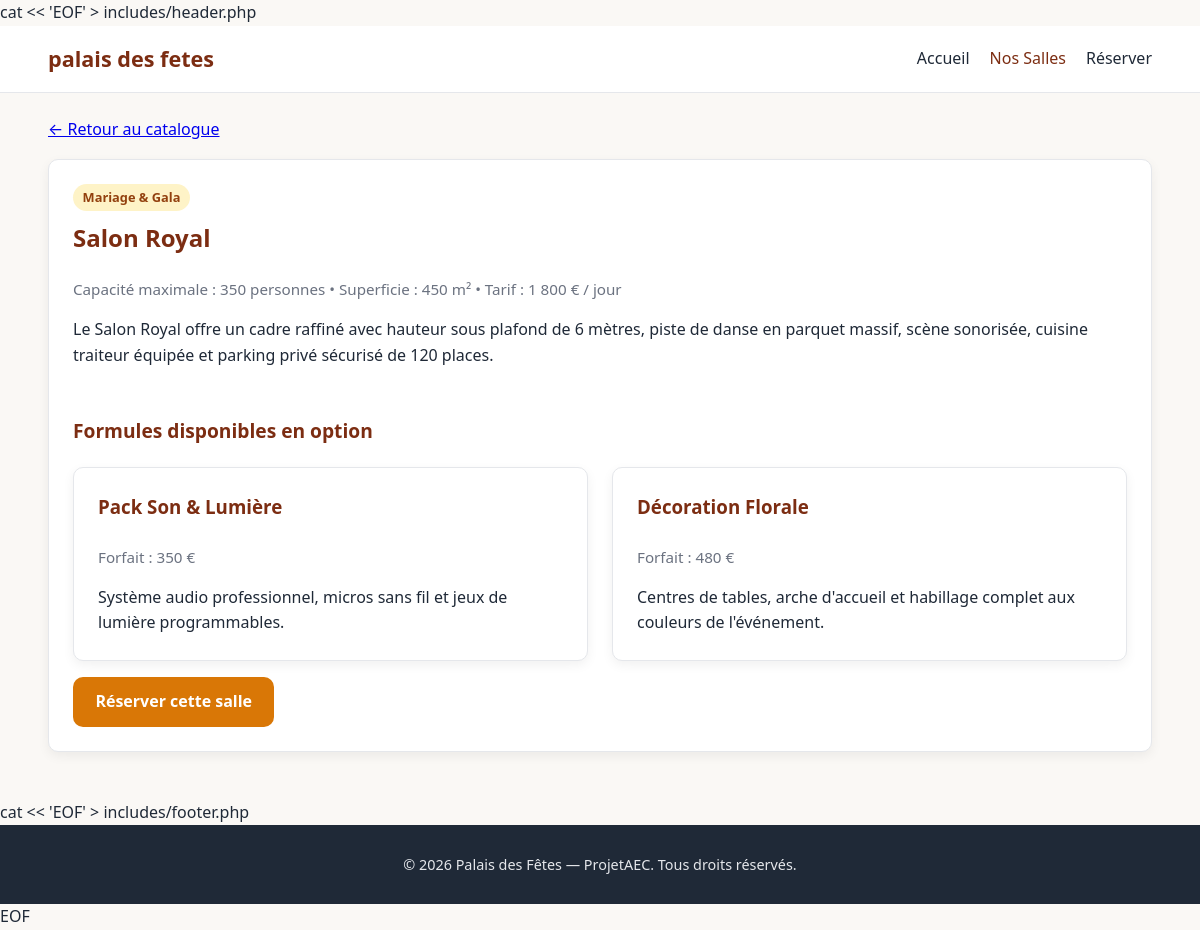
The app's page /detail.php with its own data.
### tables this page shows
CREATE TABLE IF NOT EXISTS `salles` (
  `id` INT UNSIGNED NOT NULL AUTO_INCREMENT,
  `nom` VARCHAR(120) NOT NULL,
  `categorie` VARCHAR(80) NOT NULL,
  `capacite` INT UNSIGNED NOT NULL,
  `superficie` INT UNSIGNED NOT NULL,
  `tarif` INT UNSIGNED NOT NULL,
  `resume` VARCHAR(255) NOT NULL,
  `description` TEXT NOT NULL,
  PRIMARY KEY (`id`)
);

CREATE TABLE IF NOT EXISTS `formules` (
  `id` INT UNSIGNED NOT NULL AUTO_INCREMENT,
  `salle_id` INT UNSIGNED NOT NULL,
  `nom` VARCHAR(120) NOT NULL,
  `tarif` INT UNSIGNED NOT NULL,
  `description` VARCHAR(255) NOT NULL,
  PRIMARY KEY (`id`),
  KEY `idx_formules_salle_id` (`salle_id`),
  CONSTRAINT `fk_formules_salle`
    FOREIGN KEY (`salle_id`) REFERENCES `salles` (`id`)
    ON DELETE CASCADE ON UPDATE CASCADE
);

### detail.php (the view, shortened to what this page needs)
<?php
require_once __DIR__ . '/config/db.php';
$id = isset($_GET['id']) ? (int) $_GET['id'] : 0;
$stmtSalle = $pdo->prepare('SELECT id, nom, categorie, capacite, superficie, tarif, description FROM salles WHERE id = :id');
$stmtSalle->execute([':id' => $id]);
$salle = $stmtSalle->fetch();
if (!$salle) {
    $salle = $pdo->query('SELECT id, nom, categorie, capacite, superficie, tarif, description FROM salles ORDER BY id ASC LIMIT 1')->fetch();
}
$stmtFormules = $pdo->prepare('SELECT id, nom, tarif, description FROM formules WHERE salle_id = :salle_id ORDER BY id ASC');
$stmtFormules->execute([':salle_id' => (int) $salle['id']]);
$formules = $stmtFormules->fetchAll();
require_once __DIR__ . '/includes/header.php';
?>
  <main class="conteneur">
    <p style="margin-top: 1.5rem;"><a href="catalogue.php">&larr; Retour au catalogue</a></p>
    <article class="carte" style="margin-top: 1rem;">
      <div>
        <span class="badge"><?= htmlspecialchars($salle['categorie'], ENT_QUOTES, 'UTF-8') ?></span>
        <h1 class="section-titre" style="margin-top: 0.5rem;"><?= htmlspecialchars($salle['nom'], ENT_QUOTES, 'UTF-8') ?></h1>
        <p class="meta">
          Capacité maximale : <?= (int) $salle['capacite'] ?> personnes •
          Superficie : <?= (int) $salle['superficie'] ?> m² •
          Tarif : <?= number_format((int) $salle['tarif'], 0, ',', ' ') ?> € / jour
        </p>
        <p style="margin-top: 1rem;"><?= htmlspecialchars($salle['description'], ENT_QUOTES, 'UTF-8') ?></p>
      </div>
      <section aria-labelledby="titre-formules">
        <h2 id="titre-formules" class="section-titre" style="font-size: 1.2rem;">Formules disponibles en option</h2>
        <div class="grille-cartes">
          <?php foreach ($formules as $formule): ?>
            <div class="carte">
              <h3><?= htmlspecialchars($formule['nom'], ENT_QUOTES, 'UTF-8') ?></h3>
              <p class="meta">Forfait : <?= (int) $formule['tarif'] ?> €</p>
              <p><?= htmlspecialchars($formule['description'], ENT_QUOTES, 'UTF-8') ?></p>
            </div>
          <?php endforeach; ?>
        </div>
      </section>
      <div>
        <a href="reservation.php?salle=<?= (int) $salle['id'] ?>" class="btn btn-primaire">Réserver cette salle</a>
      </div>
    </article>
  </main>
<?php
require_once __DIR__ . '/includes/footer.php';
?>

### css/style.css (style rules this page uses)
:root { --couleur-primaire: #7c2d12; --couleur-secondaire: #d97706; --couleur-fond: #faf8f5; --couleur-surface: #ffffff; --couleur-texte: #1f2937; --couleur-texte-doux: #6b7280; --bordure: #e5e7eb; --rayon: 10px; --ombre: 0 4px 12px rgba(0, 0, 0, 0.06); }
* { box-sizing: border-box; margin: 0; padding: 0; }
body { font-family: system-ui, -apple-system, Segoe UI, Roboto, sans-serif; background-color: var(--couleur-fond); color: var(--couleur-texte); line-height: 1.6; display: flex; flex-direction: column; min-height: 100vh; }
.conteneur { width: min(1140px, 92%); margin: 0 auto; }
.btn { display: inline-block; padding: 0.75rem 1.4rem; border-radius: var(--rayon); text-decoration: none; font-weight: 600; border: none; cursor: pointer; }
.btn-primaire { background-color: var(--couleur-secondaire); color: #ffffff; }
main { flex: 1; padding-bottom: 3rem; }
.section-titre { margin: 2rem 0 1.25rem; font-size: 1.5rem; color: var(--couleur-primaire); }
.grille-cartes { display: grid; grid-template-columns: repeat(auto-fit, minmax(280px, 1fr)); gap: 1.5rem; }
.carte { background: var(--couleur-surface); border: 1px solid var(--bordure); border-radius: var(--rayon); padding: 1.5rem; box-shadow: var(--ombre); display: flex; flex-direction: column; justify-content: space-between; gap: 1rem; }
.carte h3 { color: var(--couleur-primaire); margin-bottom: 0.4rem; }
.badge { display: inline-block; background: #fef3c7; color: #92400e; font-size: 0.8rem; font-weight: 600; padding: 0.2rem 0.6rem; border-radius: 999px; }
.meta { color: var(--couleur-texte-doux); font-size: 0.95rem; }

### records on screen
salles: categorie "Mariage & Gala", nom "Salon Royal", capacite "350", superficie "450", tarif "1 800", description "Le Salon Royal offre un cadre raffiné avec hauteur sous plafond de 6 mètres, piste de danse en parquet massif, scène sonorisée, cuisine traiteur équipée et parking privé sécurisé de 120 places."
formules: nom "Pack Son & Lumière", tarif "350", description "Système audio professionnel, micros sans fil et jeux de lumière programmables."
formules: nom "Décoration Florale", tarif "480", description "Centres de tables, arche d'accueil et habillage complet aux couleurs de l'événement."
